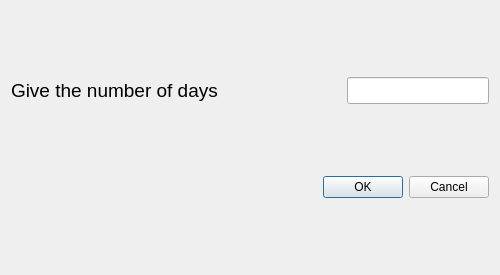
<?xml version="1.0" encoding="UTF-8"?>
<ui version="4.0">
 <class>Dialog</class>
 <widget class="QDialog" name="Dialog">
  <property name="geometry">
   <rect>
    <x>0</x>
    <y>0</y>
    <width>500</width>
    <height>275</height>
   </rect>
  </property>
  <property name="minimumSize">
   <size>
    <width>300</width>
    <height>150</height>
   </size>
  </property>
  <property name="windowTitle">
   <string>Dialog</string>
  </property>
  <layout class="QGridLayout" name="gridLayout">
   <item row="0" column="0">
    <layout class="QHBoxLayout" name="horizontalLayout">
     <item>
      <widget class="QLabel" name="lb_text">
       <property name="font">
        <font>
         <pointsize>14</pointsize>
        </font>
       </property>
       <property name="text">
        <string>Give the number of days</string>
       </property>
       <property name="wordWrap">
        <bool>true</bool>
       </property>
      </widget>
     </item>
     <item>
      <widget class="QLineEdit" name="le_days">
       <property name="sizePolicy">
        <sizepolicy hsizetype="Maximum" vsizetype="Fixed">
         <horstretch>0</horstretch>
         <verstretch>0</verstretch>
        </sizepolicy>
       </property>
       <property name="font">
        <font>
         <pointsize>12</pointsize>
        </font>
       </property>
       <property name="inputMethodHints">
        <set>Qt::ImhDialableCharactersOnly|Qt::ImhDigitsOnly|Qt::ImhPreferNumbers</set>
       </property>
       <property name="clearButtonEnabled">
        <bool>true</bool>
       </property>
      </widget>
     </item>
    </layout>
   </item>
   <item row="1" column="0">
    <widget class="QDialogButtonBox" name="buttonBox">
     <property name="orientation">
      <enum>Qt::Horizontal</enum>
     </property>
     <property name="standardButtons">
      <set>QDialogButtonBox::Cancel|QDialogButtonBox::Ok</set>
     </property>
    </widget>
   </item>
  </layout>
 </widget>
 <resources/>
 <connections>
  <connection>
   <sender>buttonBox</sender>
   <signal>accepted()</signal>
   <receiver>Dialog</receiver>
   <slot>accept()</slot>
   <hints>
    <hint type="sourcelabel">
     <x>248</x>
     <y>254</y>
    </hint>
    <hint type="destinationlabel">
     <x>157</x>
     <y>274</y>
    </hint>
   </hints>
  </connection>
  <connection>
   <sender>buttonBox</sender>
   <signal>rejected()</signal>
   <receiver>Dialog</receiver>
   <slot>reject()</slot>
   <hints>
    <hint type="sourcelabel">
     <x>316</x>
     <y>260</y>
    </hint>
    <hint type="destinationlabel">
     <x>286</x>
     <y>274</y>
    </hint>
   </hints>
  </connection>
 </connections>
</ui>
